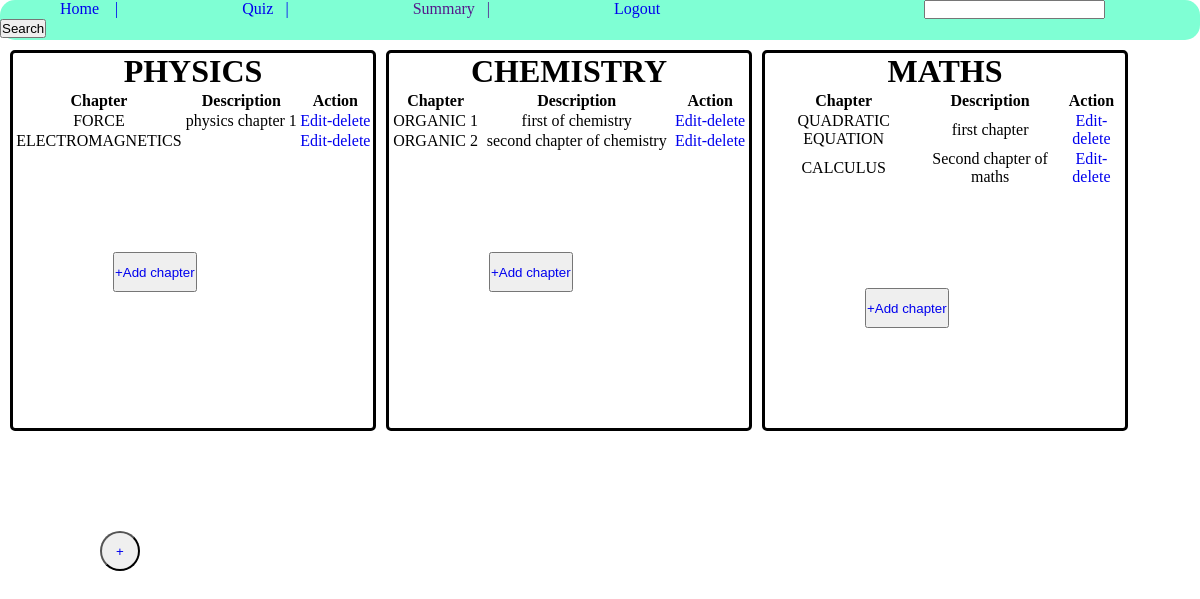
The page /admin on the database its author committed.
### tables this page shows
CREATE TABLE subject(
    id INTEGER PRIMARY KEY AUTOINCREMENT,
    name TEXT,
    description TEXT
);

CREATE TABLE chapter(
    id INTEGER PRIMARY KEY AUTOINCREMENT,
    name TEXT,
    description TEXT,
    sub_name TEXT,
    FOREIGN KEY (sub_name) REFERENCES subject(name));

### app.py (the view)
@app.route('/admin')
def admin():
    sub = res_get_subject()
    chapter = re_get_chapter()
    if sub:
        return render_template('Admin.html',subject = sub,chap=chapter,get = True)
    return render_template('Admin.html')

### database.py (called while the page is built)
def res_get_subject():
    con =sqlite3.connect('database.sqlite3')
    cur = con.cursor()
    query = f"SELECT name FROM subject"
    cur.execute(query)
    res = cur.fetchall()
    con.commit()
    con.close()
    return res

def re_get_chapter():
    con = sqlite3.connect('database.sqlite3')
    cur = con.cursor()
    query = f"SELECT * FROM chapter"
    cur.execute(query)
    res = cur.fetchall()
    con.commit()
    con.close()
    return res

### templates/Admin.html (shortened to what this page needs)
<!DOCTYPE html>
<html lang="en">
<head>
</head>
<body>
    <nav>
        <ul>
            <li><a href="/admin"> Home &nbsp &nbsp|</a></li>
            <li><a href="/quizmg"> Quiz &nbsp&nbsp|</a></li>
            <li><a href=""> Summary&nbsp&nbsp |</a></li>
            <li><a href="/"> Logout </a></li>
            <li id="search"><input type="search">
            <button>Search</button></li>
        </ul>
    </nav>
    <main>
    {%if get%}
    {%for i in subject%}
        {%for a in i%}
            <div class="subs_chap">
                <h1>{{a}}</h1>
                <table style="width: 100%;">
                    <tr>
                        <th>Chapter</th>
                        <th>Description</th>
                        <th>Action</th>
                    </tr>
                    {%for b in chap%}
                    {%if a==b[3]%}
                    <tr>
                        <td>{{b[1]}}</td>
                        <td>{{b[2]}}</td>
                        <td><a href="/edit-delete">Edit-delete</a></td>
                    </tr>
                    {%endif%}
                    {%endfor%}
                </table>
                <button class="add2"><a href="/add_chapter/{{a}}">+Add chapter</a></button>
            </div>
        {%endfor%}
    {%endfor%}
    {%endif%}
    </main>
    <button id="add"><a href="/add">+</a></button>
</body>
</html>

### templates/Admin.html (style rules this page uses)
* { margin: 0%; padding: 0%; }
nav { width: 100%; height: 40px; border-radius: 15px; background-color: aquamarine; }
li { margin: 60px; display: inline; }
a { text-decoration: aquamarine; }
#search { margin-left: 200px; }
#add { border-radius: 20px; margin: 100px; height: 40px; width: 40px; }
h1 { text-align: center; }
div { width: 30%; border: solid; border-radius: 5px; margin-top: 10px; margin-left: 10px; overflow-x: auto; }
.add2 { margin: 100px; height: 40px; width: auto; }
main { display: flex; flex-wrap: wrap; max-width: 100%; overflow-x: auto; }
tr { text-align: center; }

### rows shown on the page
subject: name "PHYSICS"
chapter: name "FORCE", description "physics chapter 1"
chapter: name "ELECTROMAGNETICS"
subject: name "CHEMISTRY"
chapter: name "ORGANIC 1", description "first of chemistry"
chapter: name "ORGANIC 2", description "second chapter of chemistry"
subject: name "MATHS"
chapter: name "QUADRATIC EQUATION", description "first chapter"
chapter: name "CALCULUS", description "Second chapter of maths"
